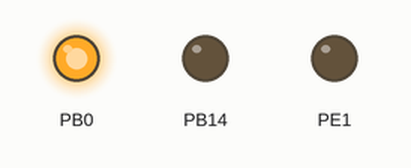
Bench run of a sketch on a simulated STM32 Blue Pill. Parts: output pins drawn as LEDs (lit = HIGH).

Above: at 0.5 s.
At 1.5 s:
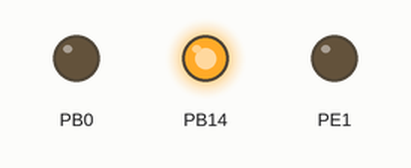
At 5.5 s:
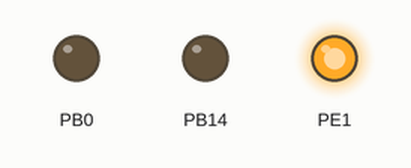
Timing chart, 0 to 6.9 s (numbered marks = the images above):
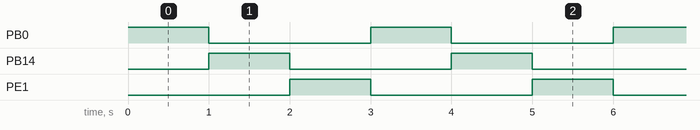

Measured:
- by itself, PB0, PB14, PE1: alternates HIGH for 1.0 s and LOW for 2.0 s
- by itself, everything shown: repeats every 3.0 s, in 4 steps

The sketch:

led_blink_stm32.ino
```cpp
void setup() {

  pinMode(PB0, OUTPUT);
  pinMode(PB14, OUTPUT);
  pinMode(PE1, OUTPUT);
}

void loop() {

  digitalWrite(PB0, HIGH);
  delay(1000);
  digitalWrite(PB0, LOW);

  digitalWrite(PB14, HIGH);
  delay(1000);
  digitalWrite(PB14, LOW);

  digitalWrite(PE1, HIGH);
  delay(1000);
  digitalWrite(PE1, LOW);
}
```
